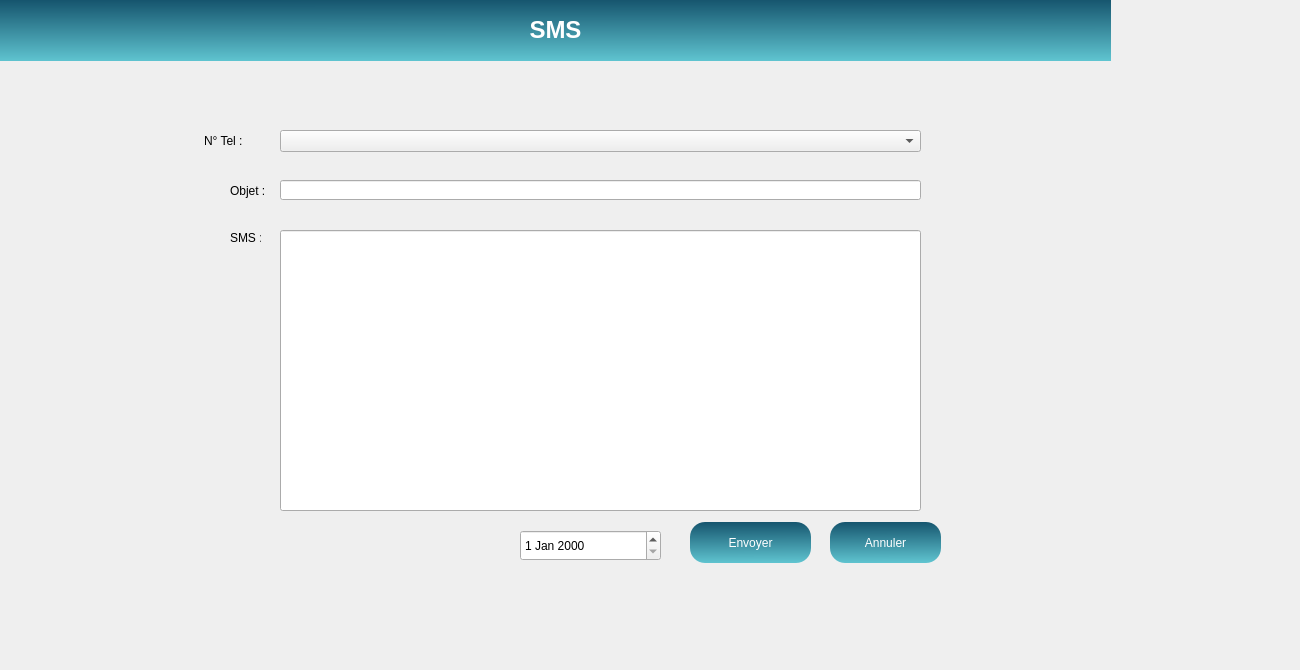
          <widget class="QWidget" name="tab_27">
           <attribute name="icon">
            <iconset resource="resource.qrc">
             <normaloff>:/image/img/conversation.png</normaloff>:/image/img/conversation.png</iconset>
           </attribute>
           <attribute name="title">
            <string>Envoyer SMS</string>
           </attribute>
           <widget class="QPushButton" name="pushButton_annulersms_3">
            <property name="geometry">
             <rect>
              <x>830</x>
              <y>522</y>
              <width>111</width>
              <height>41</height>
             </rect>
            </property>
            <property name="styleSheet">
             <string notr="true">
QPushButton
{
background : qlineargradient(spread:pad, x1:0.467, y1:0, x2:0.482, y2:1, stop:0 rgba(22, 85,110, 255), stop:1 rgba(95, 196, 208, 255));
border-radius:15px;
color:white;
}
QPushButton:hover
{
background:qlineargradient(spread:pad, x1:0.457286, y1:0.381, x2:0.508, y2:1, stop:0 rgba(95, 196, 208, 255), stop:1 rgba(22, 85,110, 255))
}</string>
            </property>
            <property name="text">
             <string>Annuler</string>
            </property>
            <property name="icon">
             <iconset resource="resource.qrc">
              <normaloff>:/image/img/empty.png</normaloff>:/image/img/empty.png</iconset>
            </property>
           </widget>
           <widget class="QLabel" name="label_138">
            <property name="geometry">
             <rect>
              <x>204</x>
              <y>130</y>
              <width>61</width>
              <height>21</height>
             </rect>
            </property>
            <property name="styleSheet">
             <string notr="true">	background-color: transparent;</string>
            </property>
            <property name="text">
             <string>N° Tel :</string>
            </property>
           </widget>
           <widget class="QLineEdit" name="messageS">
            <property name="geometry">
             <rect>
              <x>280</x>
              <y>230</y>
              <width>641</width>
              <height>281</height>
             </rect>
            </property>
            <property name="styleSheet">
             <string notr="true"/>
            </property>
           </widget>
           <widget class="QLineEdit" name="objet">
            <property name="geometry">
             <rect>
              <x>280</x>
              <y>180</y>
              <width>641</width>
              <height>20</height>
             </rect>
            </property>
            <property name="styleSheet">
             <string notr="true"/>
            </property>
           </widget>
           <widget class="QComboBox" name="combotel">
            <property name="geometry">
             <rect>
              <x>280</x>
              <y>130</y>
              <width>641</width>
              <height>22</height>
             </rect>
            </property>
            <property name="styleSheet">
             <string notr="true"/>
            </property>
           </widget>
           <widget class="QLabel" name="label_139">
            <property name="geometry">
             <rect>
              <x>230</x>
              <y>180</y>
              <width>34</width>
              <height>21</height>
             </rect>
            </property>
            <property name="styleSheet">
             <string notr="true">	background-color: transparent;</string>
            </property>
            <property name="text">
             <string>Objet :</string>
            </property>
           </widget>
           <widget class="QLabel" name="label_140">
            <property name="geometry">
             <rect>
              <x>230</x>
              <y>230</y>
              <width>31</width>
              <height>16</height>
             </rect>
            </property>
            <property name="styleSheet">
             <string notr="true">

	background-color: transparent;



</string>
            </property>
            <property name="text">
             <string>SMS :</string>
            </property>
           </widget>
           <widget class="QLabel" name="label_141">
            <property name="geometry">
             <rect>
              <x>0</x>
              <y>0</y>
              <width>1111</width>
              <height>61</height>
             </rect>
            </property>
            <property name="styleSheet">
             <string notr="true">background-color  : qlineargradient(spread:pad, x1:0.467, y1:0, x2:0.482, y2:1, stop:0 rgba(22, 85,110, 255), stop:1 rgba(95, 196, 208, 255));</string>
            </property>
            <property name="text">
             <string>&lt;!DOCTYPE HTML PUBLIC &quot;-//W3C//DTD HTML 4.0//EN&quot; &quot;http://www.w3.org/TR/REC-html40/strict.dtd&quot;&gt;
&lt;html&gt;&lt;head&gt;&lt;meta name=&quot;qrichtext&quot; content=&quot;1&quot; /&gt;&lt;style type=&quot;text/css&quot;&gt;
p, li { white-space: pre-wrap; }
&lt;/style&gt;&lt;/head&gt;&lt;body style=&quot; font-family:'MS Shell Dlg 2'; font-size:8.25pt; font-weight:400; font-style:normal;&quot;&gt;
&lt;p align=&quot;center&quot; style=&quot; margin-top:0px; margin-bottom:0px; margin-left:0px; margin-right:0px; -qt-block-indent:0; text-indent:0px;&quot;&gt;&lt;span style=&quot; font-size:18pt; font-weight:600; color:#ffffff;&quot;&gt;SMS&lt;/span&gt;&lt;/p&gt;&lt;/body&gt;&lt;/html&gt;</string>
            </property>
           </widget>
           <widget class="QPushButton" name="pushButton_envoyerSMS_3">
            <property name="geometry">
             <rect>
              <x>690</x>
              <y>522</y>
              <width>121</width>
              <height>41</height>
             </rect>
            </property>
            <property name="styleSheet">
             <string notr="true">
QPushButton
{
background : qlineargradient(spread:pad, x1:0.467, y1:0, x2:0.482, y2:1, stop:0 rgba(22, 85,110, 255), stop:1 rgba(95, 196, 208, 255));
border-radius:15px;
color:white;
}
QPushButton:hover
{
background:qlineargradient(spread:pad, x1:0.457286, y1:0.381, x2:0.508, y2:1, stop:0 rgba(95, 196, 208, 255), stop:1 rgba(22, 85,110, 255))
}</string>
            </property>
            <property name="text">
             <string>Envoyer</string>
            </property>
            <property name="icon">
             <iconset resource="resource.qrc">
              <normaloff>:/image/img/icons8-email-send-240.png</normaloff>:/image/img/icons8-email-send-240.png</iconset>
            </property>
            <property name="iconSize">
             <size>
              <width>20</width>
              <height>20</height>
             </size>
            </property>
           </widget>
           <widget class="QDateEdit" name="date_2">
            <property name="geometry">
             <rect>
              <x>520</x>
              <y>530</y>
              <width>141</width>
              <height>31</height>
             </rect>
            </property>
            <property name="styleSheet">
             <string notr="true"/>
            </property>
           </widget>
           <widget class="QLabel" name="label_142">
            <property name="geometry">
             <rect>
              <x>170</x>
              <y>0</y>
              <width>1121</width>
              <height>611</height>
             </rect>
            </property>
            <property name="styleSheet">
             <string notr="true">QPushButton !important
{
background : qlineargradient(spread:pad, x1:0.467, y1:0, x2:0.482, y2:1, stop:0 rgba(22, 85,110, 255), stop:1 rgba(95, 196, 208, 255));
border-radius:15px;
color:white;
}
QPushButton:hover !important
{
background:qlineargradient(spread:pad, x1:0.457286, y1:0.381, x2:0.508, y2:1, stop:0 rgba(95, 196, 208, 255), stop:1 rgba(22, 85,110, 255))
}
QTabWidget
{
background:qlineargradient(spread:pad, x1:0.512, y1:0.938, x2:0.513, y2:1, stop:0 rgba(150, 150, 150, 255), stop:1 rgba(6, 10, 255, 255));
}

QGroupBox
{

background :qlineargradient(spread:pad, x1:0, y1:0, x2:1, y2:1, stop:0 rgba(255, 255, 255, 255), stop:1 rgba(255, 255, 255, 255));
}
QDialog{

background:qlineargradient(spread:pad, x1:0.516899, y1:0.154, x2:0.538, y2:1, stop:0 rgba(42, 45, 89, 255), stop:1 rgba(0, 255, 19, 255));
}
QLineEdit
{
background : qconicalgradient(cx:0, cy:0, angle:264, stop:0 rgba(255, 255, 255, 255), stop:1 rgba(167, 255, 53, 255));
border-radius:10px;
color : #717072;
font-family:century;
border-bottom:1px solid#717072;
}
QLineEdit:hover
{
background :qlineargradient(spread:repeat, x1:0, y1:0, x2:1, y2:1, stop:0 rgba(139, 140, 138, 255), stop:1 rgba(255, 255, 255, 255));
color : #717072;
border-bottom:1px solid rgb(90, 93, 255);
font-family:century;
}
QLineEdit:focus
{
background :qlineargradient(spread:repeat, x1:0, y1:0, x2:1, y2:1, stop:0 rgba(139, 140, 138, 255), stop:1 rgba(255, 255, 255, 255));
color : #717072;
border-bottom:1px solid rgb(81, 255, 0);
font-family:century;
}
QDateEdit{
background : qconicalgradient(cx:0, cy:0, angle:264, stop:0 rgba(255, 255, 255, 255), stop:1 rgba(167, 255, 53, 255));
border-radius:10px;
color : #717072;
font-family:century;
border-bottom:1px solid#717072;
}
QDateEdit:focus
{border:1px solid rgb(81, 255, 0);
background :qlineargradient(spread:repeat, x1:0, y1:0, x2:1, y2:1, stop:0 rgba(139, 140, 138, 255), stop:1 rgba(255, 255, 255, 255));
}
QDateEdit:hover
{
background :qlineargradient(spread:repeat, x1:0, y1:0, x2:1, y2:1, stop:0 rgba(139, 140, 138, 255), stop:1 rgba(255, 255, 255, 255));
}

QLabel{
color : black;
font-size:15px;
}

QComboBox
{
border-radius:10px;
color : #717072;
font-family:century;
border-bottom:1px solid#717072; border: 1px solid gray;
border-radius: 3px;  padding:center;
background : qconicalgradient(cx:0, cy:0, angle:264, stop:0 rgba(255, 255, 255, 255), stop:1 rgba(167, 255, 53, 255));
min-width: 6em;

}

QComboBox:focus{
border:1px solid rgb(81, 255, 0);

}

QComboBox:editable {
background:rgb(209, 209, 209);


}

QComboBox:!editable, QComboBox::drop-down:editable {
     background:qconicalgradient(cx:0, cy:0, angle:264, stop:0 rgba(255, 255, 255, 255), stop:1 rgba(167, 255, 53, 255));
border-radius:10px;

}


/* QComboBox gets the &quot;on&quot; state when the popup is open */
QComboBox:!editable:on, QComboBox::drop-down:editable:on {
    background: qconicalgradient(cx:0, cy:0, angle:264, stop:0 rgba(255, 255, 255, 255), stop:1 rgba(167, 255, 53, 255));


	
}

QComboBox QAbstractItemView {
    border: 2px solid green;
    selection-background-color:rgb(56,58,89);
	background:white;
	selection-color:white;
	 outline: none;

}


QTableView {
border-radius:10px;
 selection-background-color: qconicalgradient(cx:0.997251, cy:0.994, angle:333.7, stop:0 rgba(26, 255, 0, 255), stop:1 rgba(255, 255, 255, 255));
color:white;
}

QTableView:focus
{

border:1px solid rgb(26, 255, 0);
}
QMessageBox
{
background:qlineargradient(spread:pad, x1:0.512, y1:0.938, x2:0.513, y2:1, stop:0 rgba(150, 150, 150, 255), stop:1 rgba(6, 10, 255, 255));

}

QPushButton
{
background:qlineargradient(spread:pad, x1:0, y1:0.46, x2:1, y2:0.483, stop:0 rgba(255, 88, 255, 255), stop:1 rgba(116, 106, 155, 255));
}
QPushButton:hover
{
background:qlineargradient(spread:pad, x1:0, y1:0.46, x2:1, y2:0.483, stop:0 rgba(255, 88, 241, 255), stop:1 rgba(116, 106, 255, 255));
color:white;

}</string>
            </property>
            <property name="text">
             <string/>
            </property>
           </widget>
           <widget class="QLabel" name="label_6">
            <property name="geometry">
             <rect>
              <x>0</x>
              <y>60</y>
              <width>1091</width>
              <height>601</height>
             </rect>
            </property>
            <property name="styleSheet">
             <string notr="true">border-image: url(:/img/policeman-hold-shield-wearing-helmet-uniform-cop-guard-brick-background_48369-15139.jpg);</string>
            </property>
            <property name="text">
             <string/>
            </property>
           </widget>
           <zorder>label_6</zorder>
           <zorder>label_142</zorder>
           <zorder>pushButton_annulersms_3</zorder>
           <zorder>label_138</zorder>
           <zorder>messageS</zorder>
           <zorder>objet</zorder>
           <zorder>combotel</zorder>
           <zorder>label_139</zorder>
           <zorder>label_140</zorder>
           <zorder>label_141</zorder>
           <zorder>pushButton_envoyerSMS_3</zorder>
           <zorder>date_2</zorder>
          </widget>
